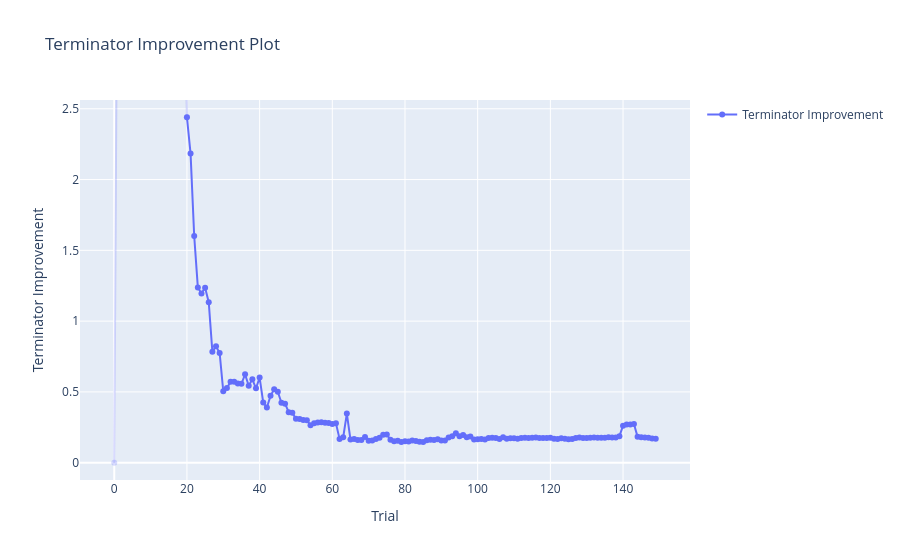

Notebook source saved alongside this figure:
### Code cell
## Would more trials have helped? This chart shows how much better Optuna reckons the
## search could still get. Once the line has flattened out, stopping is reasonable.
##
## 🧰 This is the one chart in the notebook that needs PyTorch. Optuna uses it behind the
## scenes, and a plain `uv sync` leaves it out, because it is about 3 GB and this is one
## chart. So we check first, rather than let a missing package stop the rest of the
## notebook. You can still see the chart by reading this notebook on GitHub.
import importlib.util

if importlib.util.find_spec("torch"):
    display(optuna.visualization.plot_terminator_improvement(Optuna_Study))
else:
    print("Skipping this one chart: it needs PyTorch, which a plain `uv sync` leaves out.")
    print("Nothing later depends on it. To see it, run `uv sync --extra slm` and restart this notebook.")

### Figure 1 — Plotly figure (JSON) as saved in the notebook; plotly's stock layout.template omitted (floating-point values rounded to 4 significant figures; data arrays with more than 128 entries replaced by an {"elided": "..."} marker saying what was removed)
{"data": [{"legendgroup": "improvement", "line": {"color": "rgba(99, 110, 250, 0.25)"}, "marker": {"color": "rgba(99, 110, 250, 0.25)"}, "mode": "markers+lines", "name": "Terminator Improvement", "showlegend": false, "type": "scatter", "x": [0, 1, 2, 3, 4, 5, 6, 7, 8, 9, 10, 11, 12, 13, 14, 15, 16, 17, 18, 19, 20], "y": [9.829e-11, 4.444, 5.812, 6.957, 6.872, 6.179, 5.754, 6.061, 5.644, 5.728, 5.317, 4.664, 5.088, 5.104, 4.702, 4.654, 4.304, 4.588, 4.318, 3.675, 2.44]}, {"legendgroup": "improvement", "line": {"color": "rgba(99, 110, 250, 1.0)"}, "marker": {"color": "rgba(99, 110, 250, 1.0)"}, "mode": "markers+lines", "name": "Terminator Improvement", "showlegend": true, "type": "scatter", "x": {"elided": "130 int values"}, "y": {"elided": "130 float values"}}, {"type": "scatter"}], "layout": {"title": {"text": "Terminator Improvement Plot"}, "xaxis": {"title": {"text": "Trial"}}, "yaxis": {"range": [-0.122, 2.562], "title": {"text": "Terminator Improvement"}}}}
